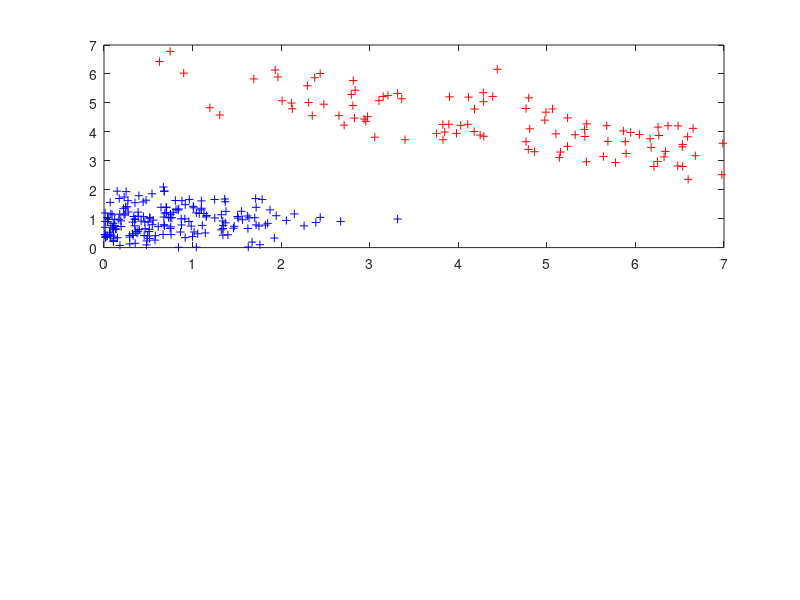

Recreate this plot in MATLAB. (Note: this script raises an error after producing the figure.)
%%%%%%%
% CODE BELOW WAS TAKEN FROM
% https://gist.github.com/zahlenteufel/0ea490a1b28b7cc62492


% Generate the points
clf
subplot(2,1,1);
axis equal
mu1 = [5 4]';
sigma1 = [2 -0.8; -0.8 1];
mu2 = [0 1]';
sigma2 = [1 -0.06;-0.06 0.5];
chol(sigma1);
chol(sigma2); % verifica definida positiva
P1 = 0.3;
P2 = 1 - P1;
n = 500;
n1 = sum(rand(1, n) <= P1);
n2 = n - n1;
x1 = bsxfun(@plus, sigma1 * randn(2, n1), mu1);
x2 = bsxfun(@plus, sigma2 * randn(2, n2), mu2);
points = [x1 x2];

plot(x1(1,:), x1(2,:), 'r+');
hold on
plot(x2(1,:), x2(2,:), 'b+');
xlim([0 7]);
ylim([0 7]);

M = 50;
xs = linspace(0, 7, M);
ys = linspace(0, 7, M);

pXY = zeros(M);
[X Y] = meshgrid(xs,ys);

%
%h = 0.25;
hold on
for i = 1:M
for j= 1:M
    pXY(i,j) = 0;
    
    Hmax = 50;
    Hmin = 0.001;
    
    while Hmax - Hmin > 0.1
        H = (Hmax+Hmin) / 2;
        inside = sum(pointsdist(points, [xs(i) ys(j)]') < H);
        if inside > sqrt(n)
            Hmax = H;
        else 
            Hmin = H;
        end
    end
    
    h = H;
        
    %circle(xs(i), ys(j), h);
    
    for k=1:n             
        dist = norm([xs(i) ys(j)]' - points(:,k));
        pXY(i,j) = pXY(i,j) + normpdf(dist/h,0,1);
    end
end
end

subplot(2,1,2);
surf(X, Y, -pXY');
title(['h = ', num2str(h)]);
xlim([0 7]);
ylim([0 7]);
axis square

fprintf('n = %d, sqrt(n) = %f \n', n, sqrt(n));
subplot(2,1,1);
hold off

plot(x1(1,:), x1(2,:), 'r+');
hold on
plot(x2(1,:), x2(2,:), 'b+');
xlim([0 7]);
ylim([0 7]);
axis square
box off
% 
while 1
    [mx,my] = ginput(1);
     for H = 0.01:0.2:10
            inside = sum(pointsdist(points, [mx my]') < H);
            if inside > sqrt(n)
                h = H;
                break;
            end
     end
       circle(mx, my, h);
end


% 
function d = pointsdist(points, x)
% calculates the distance from each point to x
difs = bsxfun(@minus, points, x);
d = sqrt(sum(difs.^2,1));
end